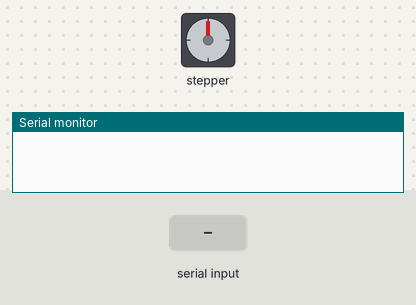
Bench run of a sketch on a simulated Arduino Uno, built with avr-gcc and run on an emulated ATmega328P. Shown: stepper motor, the last lines printed to the serial monitor. Inputs (shaded band) come from the test bench. Stepper angles assume 200 steps per turn.

Above: at 1.2 s.
1.3 s: "v90\n" received over Serial
At 2.45 s:
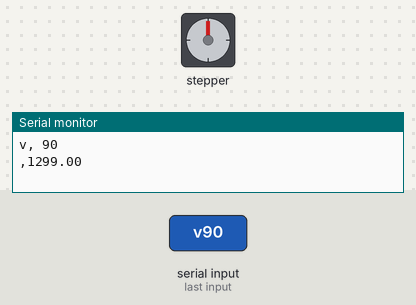
At 3.05 s:
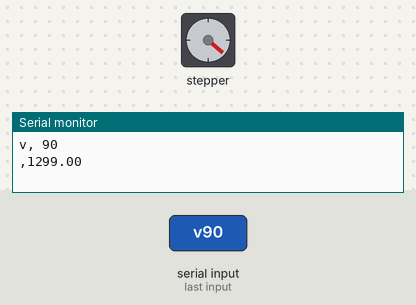
4.3 s: "p90\n" received over Serial
7.3 s: "p,45\n" received over Serial
10.3 s: "v,45\n" received over Serial
12.8 s: "v90\n" received over Serial
At 13.95 s:
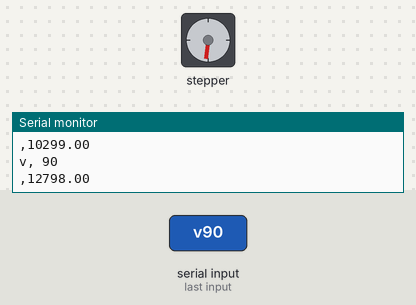
At 14.55 s:
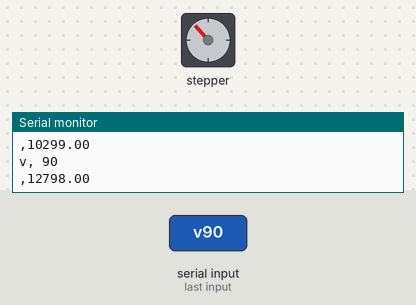
15.8 s: "90,45\n" received over Serial
Timing chart, 0 to 25.5 s (numbered marks = the images above; inputs shaded):
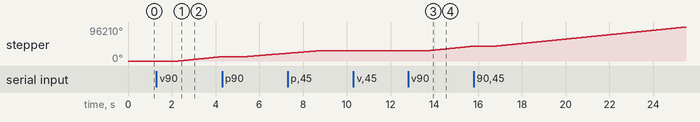

The sketch:

motor.ino
```cpp
// (licence header left out)
#include <AccelStepper.h>

double v_trans;
double v_hertz;
double rel_trans;
double deg_sec;
double trans_driver;
double deg_sec_user;
String a;
double t;
double deg_trans;
bool flag_vel;
char copy[50];
char copy2[50];
AccelStepper stepper(1,11,13); // Defaults to AccelStepper::FULL4WIRE (4 pins) on 2, 3, 4, 5

void setup()
{

  Serial.begin(115200);
  ////Input from user
  deg_sec_user = 0; // input desired velocity in deg / sec
  trans_driver = 16; // input reduction from driver
  rel_trans = 25/2;  // input reduction from gearbox
  //
  deg_sec = deg_sec_user * trans_driver;
  v_hertz  = deg_sec/360;
  v_trans = v_hertz * (360/1.8) * rel_trans;

  stepper.setMaxSpeed(1000000);
  stepper.setAcceleration(30000);

  stepper.setSpeed(v_trans);

}

void loop()
{
  t = millis();
  if(Serial.available()){
  while(Serial.available()) {
  a = Serial.readString();
  a.toCharArray(copy, 50);
  if(copy[0] == 'p'){
  flag_vel = false;
  copy[0] = ' ';
  deg_sec_user = atof(copy);
  deg_sec = deg_sec_user * trans_driver;
  v_hertz  = deg_sec/360;
  deg_trans = v_hertz * (360/1.8) * rel_trans;
  stepper.moveTo(stepper.currentPosition()+deg_trans);
  Serial.print("p,");Serial.print(copy);Serial.print(",");Serial.print(t);Serial.print('\n');}
  if(copy[0] == 'v'){
  flag_vel = true;
  copy[0] = ' ';
  deg_sec_user = atof(copy);
  deg_sec = deg_sec_user * trans_driver;
  v_hertz  = deg_sec/360;
  v_trans = v_hertz * (360/1.8) * rel_trans;
  stepper.setSpeed(v_trans);
  Serial.print("v,");Serial.print(copy);Serial.print(",");Serial.print(t);Serial.print('\n');
  }

}
}
  if(flag_vel)  stepper.runSpeed();
  if(!flag_vel) stepper.runToPosition();

}
```

Measured:
- after the input at 1.3 s, stepper: keeps turning clockwise at about 6216°/s, starting after 1.0 s
- after the input at 12.8 s, stepper: keeps turning clockwise at about 6217°/s, starting after 1.0 s
